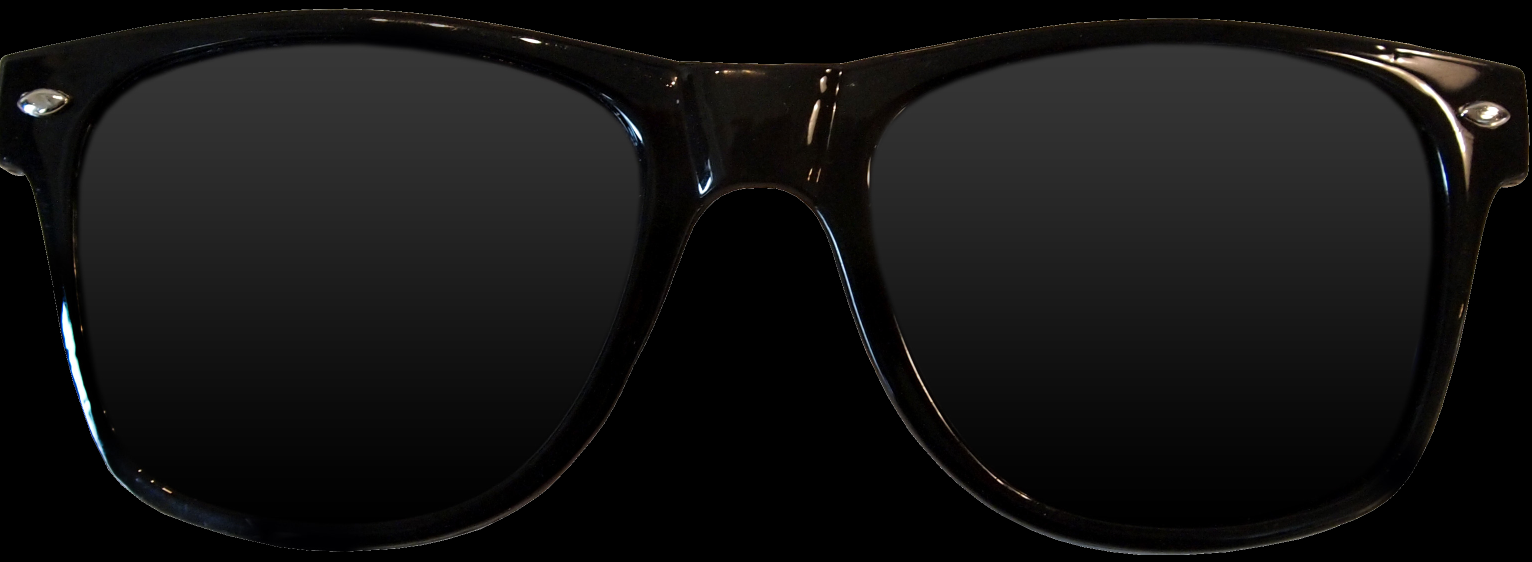
#> input picture images/sunglasses.png, 3064 x 1123 px (shown at 1/2 size)
$ jupyter execute --allow-errors '4. Fun with Keypoints.ipynb'
#> lines starting #> are read from the running program, lines starting #| are printed output that depends on the picture
## Facial Filters

Using your trained facial keypoint detector, you can now do things like add filters to a person's face, automatically. In this optional notebook, you can play around with adding sunglasses to detected face's in an image by using the keypoints detected around a person's eyes. Checkout the `images/` directory to see what pther .png's have been provided for you to try, too!

Let's start this process by looking at a sunglasses .png that we'll be working with!

[cell 1]
# import necessary resources
import matplotlib.image as mpimg
import matplotlib.pyplot as plt
import numpy as np
import pandas as pd
import os
import cv2

[cell 2]
# load in sunglasses image with cv2 and IMREAD_UNCHANGED
sunglasses = cv2.imread('images/sunglasses.png', cv2.IMREAD_UNCHANGED)
#> sunglasses is the input picture: shape (1123, 3064, 4); mean B, G, R, A 18.7, 19.1, 19.5, 184.3

# plot our image
plt.imshow(sunglasses)

# print out its dimensions
print('Image shape: ', sunglasses.shape)
#| Image shape:  (1123, 3064, 4)

## The 4th dimension

You'll note that this image actually has *4 color channels*, not just 3 as your avg RGB image does. This is due to the flag we set `cv2.IMREAD_UNCHANGED`, which tells this to read in another color channel.

#### Alpha channel
It has the usual red, blue, and green channels any color image has, and the 4th channel respresents the **transparency level of each pixel** in the image; this is often called the **alpha** channel. Here's how the transparency channel works: the lower the value, the more transparent, or see-through, the pixel will become.  The lower bound (completely transparent) is zero here, so any pixels set to 0 will not be seen; these look like white background pixels in the image above, but they are actually totally transparent.

This transparent channel allows us to place this rectangular image of sunglasses on an image of a face and still see the face area that is techically covered by the transparentbackground of the sunglasses image!

Let's check out the alpha channel of our sunglasses image in the next Python cell. Because many of the pixels in the background of the image have an alpha value of 0, we'll need to explicitly print out non-zero values if we want to see them.

[cell 3]
# print out the sunglasses transparency (alpha) channel
alpha_channel = sunglasses[:,:,3]
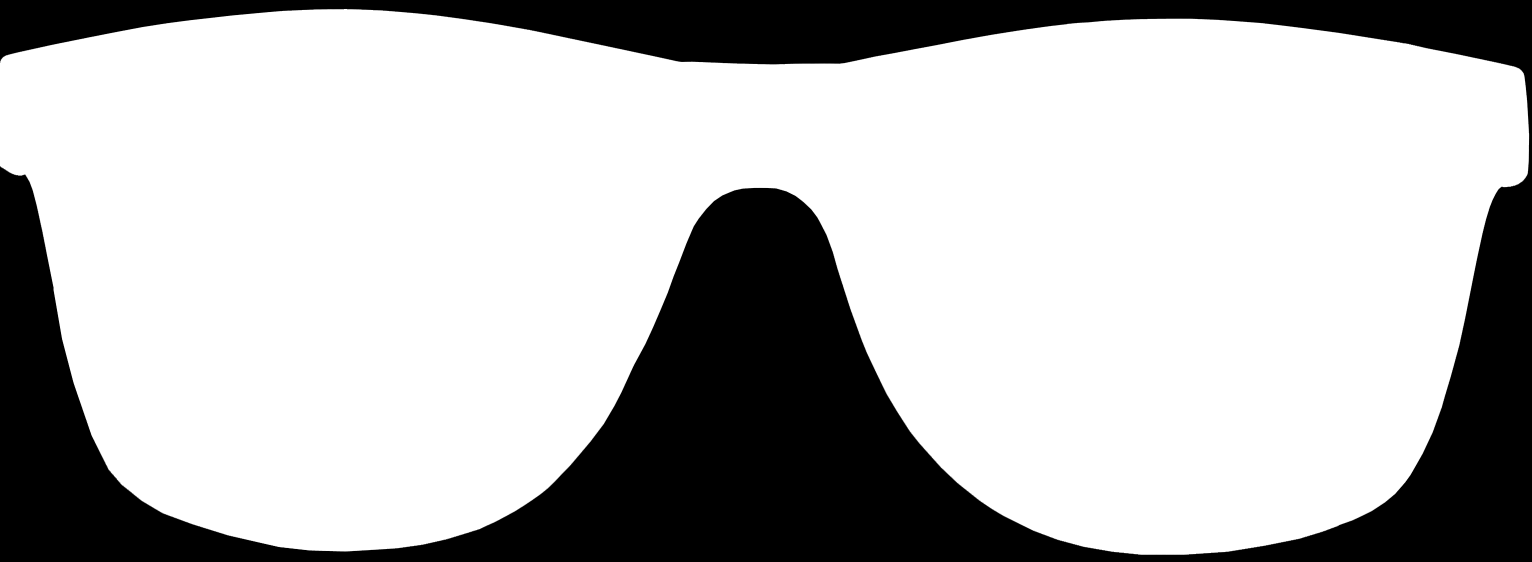
#> alpha_channel: shape (1123, 3064) (shown at 1/2 size); min 0, max 255, mean 184.3
print ('The alpha channel looks like this (black pixels = transparent): ')
plt.imshow(alpha_channel, cmap='gray')

[cell 4]
# just to double check that there are indeed non-zero values
# let's find and print out every value greater than zero
values = np.where(alpha_channel != 0)
#> values = 2491373 positions, rows 17 to 1109, columns 0 to 3058
print ('The non-zero values of the alpha channel are: ')
print (values)
#> (printed output is left out)

#### Overlaying images

This means that when we place this sunglasses image on top of another image, we can use the transparency channel as a filter:

* If the pixels are non-transparent (alpha_channel > 0), overlay them on the new image

#### Keypoint locations

In doing this, it's helpful to understand which keypoint belongs to the eyes, mouth, etc., so in the image below we also print the index of each facial keypoint directly on the image so you can tell which keypoints are for the eyes, eyebrows, etc.,

It may be useful to use keypoints that correspond to the edges of the face to define the width of the sunglasses, and the locations of the eyes to define the placement.

Next, we'll load in an example image. Below, you've been given an image and set of keypoints from the provided training set of data, but you can use your own CNN model to generate keypoints for *any* image of a face (as in Notebook 3) and go through the same overlay process!

#> (a cell that did not finish here is left out)

[cell 6]
# helper function to display keypoints
def show_keypoints(image, key_pts):
    """Show image with keypoints"""
    plt.imshow(image)
    plt.scatter(key_pts[:, 0], key_pts[:, 1], s=20, marker='.', c='m')

[cell 7]
# a selected image
n = 120
#> (the rest of this cell did not finish here and is left out)

Next, you'll see an example of placing sunglasses on the person in the loaded image.

Note that the keypoints are numbered off-by-one in the numbered image above, and so `key_pts[0,:]` corresponds to the first point (1) in the labelled image.

#> (a cell that did not finish here is left out)

#### Further steps

Look in the `images/` directory to see other available .png's for overlay! Also, you may notice that the overlay of the sunglasses is not entirely perfect; you're encouraged to play around with the scale of the width and height of the glasses and investigate how to perform [image rotation](https://docs.opencv.org/3.0-beta/doc/py_tutorials/py_imgproc/py_geometric_transformations/py_geometric_transformations.html) in OpenCV so as to match an overlay with any facial pose.

[cell 9]
rows,cols = sunglasses.shape[:2]
#> rows = 1123; cols = 3064
sunglasses_gray = cv2.cvtColor(sunglasses[:, :, :3], cv2.COLOR_RGB2GRAY)
plt.imshow(sunglasses_gray)

[cell 10]
M = cv2.getRotationMatrix2D(((cols-1)/2,(rows-1)/2),90,1)
dst = cv2.warpAffine(sunglasses_gray,M,(cols,rows))
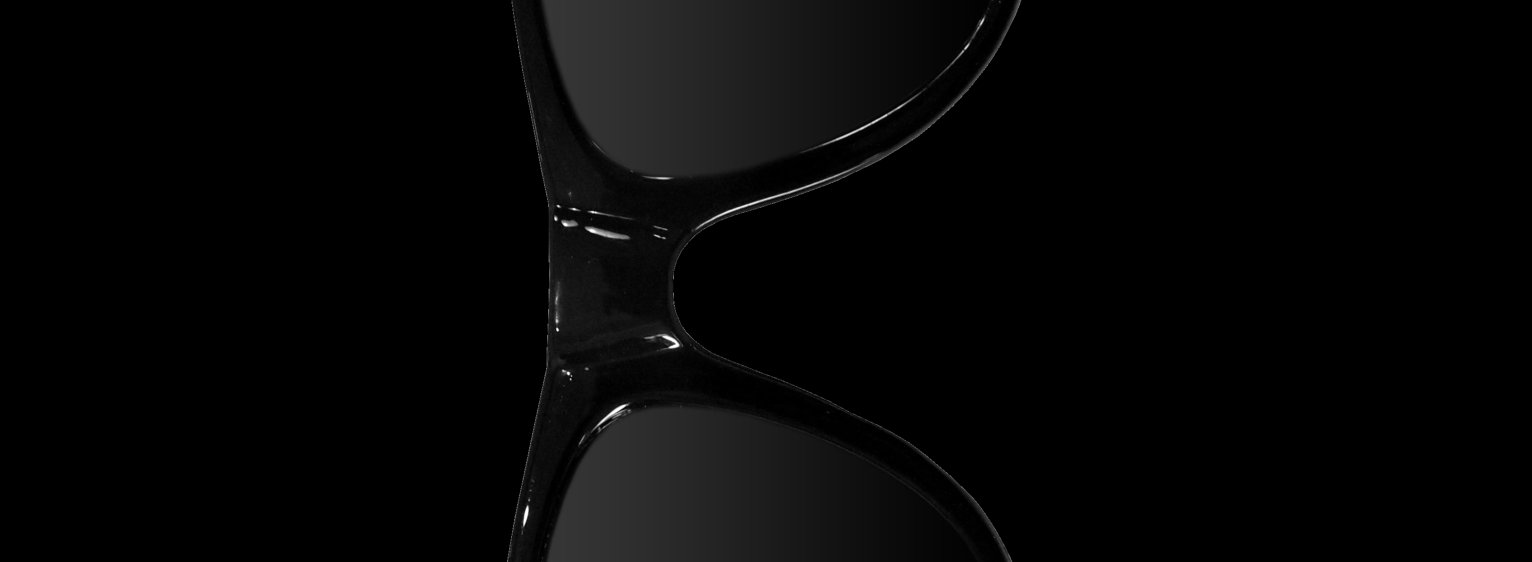
#> dst: shape (1123, 3064) (shown at 1/2 size); min 0, max 255, mean 5.2
plt.imshow(dst)

[cell 11]
M

[cell 12]
## https://stackoverflow.com/a/33564950/6074780

import math

def rotate_image(mat, angle):
#> called with angle = 60
    height, width = mat.shape[:2]
#> height = 1123; width = 3064
    image_center = (width / 2, height / 2)
#> image_center = (1532, 561.5)

    rotation_mat = cv2.getRotationMatrix2D(image_center, angle, 1)

    radians = math.radians(angle)
    sin = math.sin(radians)
    cos = math.cos(radians)
    bound_w = int((height * abs(sin)) + (width * abs(cos)))
#> bound_w = 2504
    bound_h = int((height * abs(cos)) + (width * abs(sin)))
#> bound_h = 3215

    # 之前图片的旋转中心（图片中心点）在image_center,在新的图片的中心点为(bound_w / 2, bound_h / 2)
    # 也就是说中心点相距图片的左上角（(0, 0)）发生了移动
    # 相减即为中心点移动向量，而图片中的其它点的移动向量也是这个
    rotation_mat[0, 2] += ((bound_w / 2) - image_center[0])
    rotation_mat[1, 2] += ((bound_h / 2) - image_center[1])

    rotated_mat = cv2.warpAffine(mat, rotation_mat, (bound_w, bound_h))
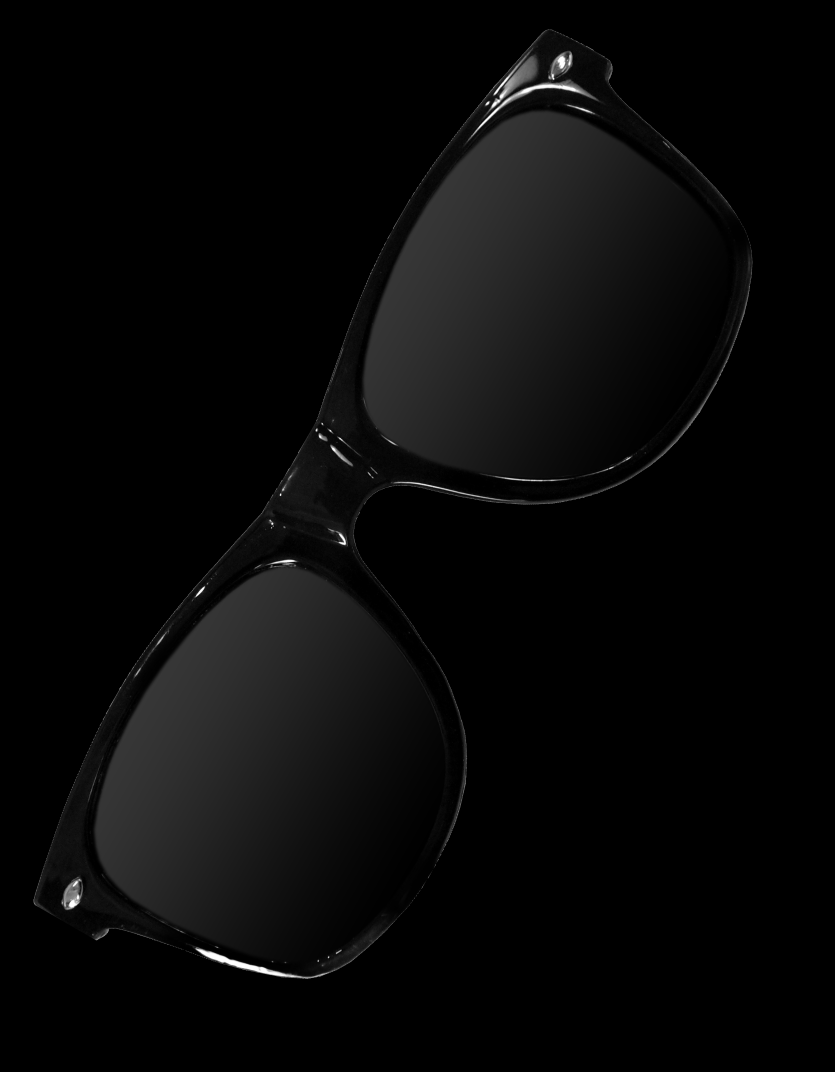
#> rotated_mat: shape (3215, 2504) (shown at 1/3 size); min 0, max 255, mean 8.1
    return rotated_mat

[cell 13]
dst = rotate_image(sunglasses_gray, 60)
plt.imshow(dst)

[cell 14]
dst = rotate_image(sunglasses, 60)
